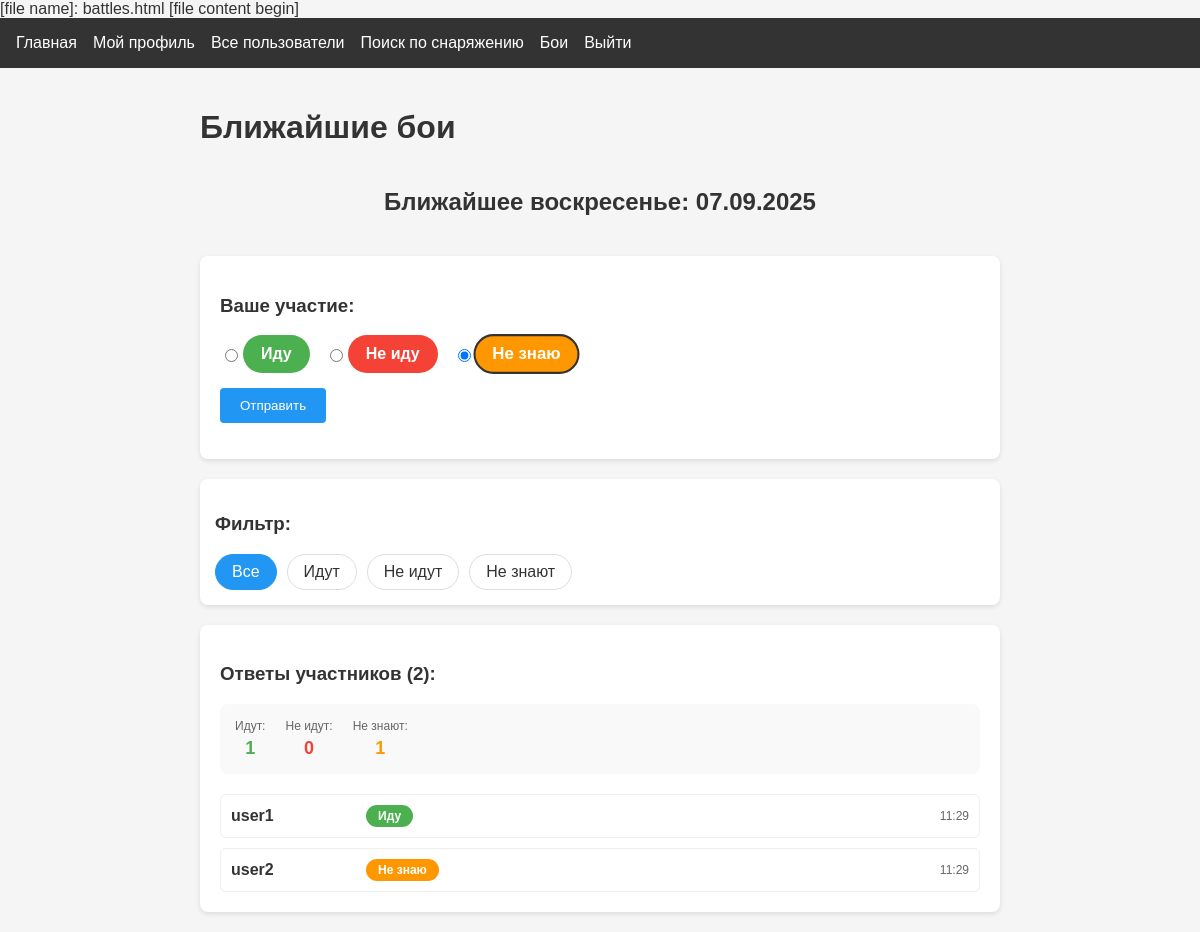
Page /battles (signed in) on the committed database.
### app.py (models this page shows)
class BattleResponse(db.Model):
    id = db.Column(db.Integer, primary_key=True)
    user_id = db.Column(db.Integer, db.ForeignKey("user.id"), nullable=False)
    battle_date = db.Column(db.Date, nullable=False)
    status = db.Column(db.String(20), nullable=False)  # going, not_going, maybe
    created_at = db.Column(db.DateTime, default=datetime.utcnow)
    __table_args__ = (db.UniqueConstraint('user_id', 'battle_date', name='_user_battle_uc'),)

class User(db.Model, UserMixin):
    id = db.Column(db.Integer, primary_key=True)
    username = db.Column(db.String(80), unique=True, nullable=False)
    password = db.Column(db.String(120), nullable=False)
    weapon_class = db.Column(db.String(20), default="sword_buckler")
    age = db.Column(db.Integer)
    real_name = db.Column(db.String(100))
    has_longsword = db.Column(db.Boolean, default=False)
    longsword_since = db.Column(db.Date)
    has_rapier = db.Column(db.Boolean, default=False)
    rapier_since = db.Column(db.Date)
    has_sabre = db.Column(db.Boolean, default=False)
    sabre_since = db.Column(db.Date)
    has_sword_buckler = db.Column(db.Boolean, default=False)
    sword_buckler_since = db.Column(db.Date)
    items = db.relationship(
        "InventoryItem", backref="user", lazy=True, cascade="all, delete-orphan"
    )
    battle_responses = db.relationship("BattleResponse", backref="user", lazy=True)

### app.py (the view, shortened to what this page needs)
@app.route("/battles", methods=["GET", "POST"])
@login_required
def battles():
    next_sunday = get_next_sunday()
    filter_status = request.args.get("filter", "all")
    responses = BattleResponse.query.filter_by(battle_date=next_sunday).all()
    if filter_status != "all":
        responses = [r for r in responses if r.status == filter_status]
    user_response = BattleResponse.query.filter_by(
        user_id=current_user.id,
        battle_date=next_sunday
    ).first()
    return render_template(
        "battles.html",
        next_sunday=next_sunday,
        responses=responses,
        user_response=user_response,
        filter_status=filter_status
    )

### app.py (called while the page is built)
@login_manager.user_loader
def load_user(user_id):
    return User.query.get(int(user_id))

def get_next_sunday():
    today = date.today()
    days_until_sunday = (6 - today.weekday()) % 7
    if days_until_sunday == 0:
        days_until_sunday = 7
    return today + timedelta(days=days_until_sunday)

### templates/battles.html (shortened to what this page needs)
{% extends "base.html" %}
{% block content %}
<div class="battles-container">
    <h1>Ближайшие бои</h1>
    <div class="battle-date">
        <h2>Ближайшее воскресенье: {{ next_sunday.strftime('%d.%m.%Y') }}</h2>
    </div>
    <div class="response-form">
        <h3>Ваше участие:</h3>
        <form method="POST">
            <div class="response-options">
                <label class="response-option">
                    <input type="radio" name="status" value="going"
                           {% if user_response and user_response.status == 'going' %}checked{% endif %}>
                    <span class="status-indicator going">Иду</span>
                </label>
                <label class="response-option">
                    <input type="radio" name="status" value="not_going"
                           {% if user_response and user_response.status == 'not_going' %}checked{% endif %}>
                    <span class="status-indicator not-going">Не иду</span>
                </label>
                <label class="response-option">
                    <input type="radio" name="status" value="maybe"
                           {% if user_response and user_response.status == 'maybe' %}checked{% endif %}>
                    <span class="status-indicator maybe">Не знаю</span>
                </label>
            </div>
            <button type="submit" class="btn submit-btn">Отправить</button>
        </form>
    </div>
    <div class="filters">
        <h3>Фильтр:</h3>
        <div class="filter-options">
            <a href="{{ url_for('battles', filter='all') }}"
               class="filter-btn {% if filter_status == 'all' %}active{% endif %}">Все</a>
            <a href="{{ url_for('battles', filter='going') }}"
               class="filter-btn {% if filter_status == 'going' %}active{% endif %}">Идут</a>
            <a href="{{ url_for('battles', filter='not_going') }}"
               class="filter-btn {% if filter_status == 'not_going' %}active{% endif %}">Не идут</a>
            <a href="{{ url_for('battles', filter='maybe') }}"
               class="filter-btn {% if filter_status == 'maybe' %}active{% endif %}">Не знают</a>
        </div>
    </div>
    <div class="responses-list">
        <h3>Ответы участников ({{ responses|length }}):</h3>
        <div class="stats">
            <div class="stat">
                <span class="stat-label">Идут:</span>
                <span class="stat-count going">
                    {{ responses|selectattr('status', 'equalto', 'going')|list|length }}
                </span>
            </div>
            <div class="stat">
                <span class="stat-label">Не идут:</span>
                <span class="stat-count not-going">
                    {{ responses|selectattr('status', 'equalto', 'not_going')|list|length }}
                </span>
            </div>
            <div class="stat">
                <span class="stat-label">Не знают:</span>
                <span class="stat-count maybe">
                    {{ responses|selectattr('status', 'equalto', 'maybe')|list|length }}
                </span>
            </div>
        </div>
        <div class="users-list">
            {% for response in responses %}
            <div class="user-response">
                <a href="{{ url_for('view_profile', username=response.user.username) }}"
                   class="username-link" title="Перейти к профилю">
                    <span class="username">{{ response.user.username }}</span>
                </a>
                <span class="status-badge {{ response.status }}">
                    {% if response.status == 'going' %}Иду
                    {% elif response.status == 'not_going' %}Не иду
                    {% else %}Не знаю
                    {% endif %}
                </span>
                <span class="response-time">{{ response.created_at.strftime('%H:%M') }}</span>
            </div>
            {% else %}
            <p class="no-responses">Пока нет ответов</p>
            {% endfor %}
        </div>
    </div>
</div>
{% endblock %}

### static/css/style.css (style rules this page uses)
body { font-family: 'Arial', sans-serif; margin: 0; padding: 0; background-color: #f5f5f5; color: #333; }
.btn { display: inline-block; padding: 0.5rem 1rem; background-color: #4CAF50; color: white; text-decoration: none; border-radius: 4px; }
.username { font-weight: bold; }
.btn { padding: 10px 15px; border-radius: 4px; cursor: pointer; text-decoration: none; }

### templates/battles.html (style rules this page uses)
.battles-container { max-width: 800px; margin: 0 auto; padding: 20px; }
.battle-date { background: #f5f5f5; padding: 20px; border-radius: 8px; margin-bottom: 20px; text-align: center; }
.battle-date h2 { margin: 0; color: #333; }
.response-form { background: white; padding: 20px; border-radius: 8px; margin-bottom: 20px; box-shadow: 0 2px 5px rgba(0,0,0,0.1); }
.response-options { display: flex; gap: 15px; margin-bottom: 15px; flex-wrap: wrap; }
.response-option { display: flex; align-items: center; cursor: pointer; }
.response-option input[type="radio"] { margin-right: 5px; }
.status-indicator { padding: 8px 16px; border-radius: 20px; font-weight: bold; border: 2px solid transparent; }
.status-indicator.going { background-color: #4CAF50; color: white; }
.status-indicator.not-going { background-color: #f44336; color: white; }
.status-indicator.maybe { background-color: #ff9800; color: white; }
.response-option input[type="radio"]:checked + .status-indicator { border-color: #333; transform: scale(1.05); }
.submit-btn { background-color: #2196F3; color: white; padding: 10px 20px; border: none; border-radius: 4px; cursor: pointer; }
.filters { background: white; padding: 15px; border-radius: 8px; margin-bottom: 20px; box-shadow: 0 2px 5px rgba(0,0,0,0.1); }
.filter-options { display: flex; gap: 10px; flex-wrap: wrap; }
.filter-btn { padding: 8px 16px; border: 1px solid #ddd; border-radius: 20px; text-decoration: none; color: #333; transition: all 0.3s; }
.filter-btn.active, .filter-btn:hover { background-color: #2196F3; color: white; border-color: #2196F3; }
.responses-list { background: white; padding: 20px; border-radius: 8px; box-shadow: 0 2px 5px rgba(0,0,0,0.1); }
.stats { display: flex; gap: 20px; margin-bottom: 20px; padding: 15px; background: #f9f9f9; border-radius: 8px; }
.stat { display: flex; flex-direction: column; align-items: center; }
.stat-label { font-size: 12px; color: #666; margin-bottom: 5px; }
.stat-count { font-size: 18px; font-weight: bold; }
.stat-count.going { color: #4CAF50; }
.stat-count.not-going { color: #f44336; }
.stat-count.maybe { color: #ff9800; }
.users-list { display: flex; flex-direction: column; gap: 10px; }
.user-response { display: flex; align-items: center; gap: 15px; padding: 10px; border: 1px solid #eee; border-radius: 6px; transition: background-color 0.2s; }
.username-link { text-decoration: none; color: inherit; min-width: 120px; }
.username { font-weight: bold; transition: color 0.2s; }
.status-badge { padding: 4px 12px; border-radius: 12px; font-size: 12px; font-weight: bold; color: white; }
.status-badge.going { background-color: #4CAF50; }
.status-badge.maybe { background-color: #ff9800; }
.response-time { margin-left: auto; color: #666; font-size: 12px; }

### rows in the picture
BattleResponse: status "☐ Иду", status "☐ Не иду", status "☑ Не знаю", user.username "user2", created_at "11:29"
BattleResponse: user.username "user1", status "Иду", created_at "11:29"

### other values in the picture
{{ next_sunday.strftime('%d.%m.%Y') }} "07.09.2025"
{{ responses|length }} "2"
{{ responses|selectattr('status', 'equalto', 'going')|list|length }} "1"
{{ responses|selectattr('status', 'equalto', 'not_going')|list|length }} "0"
{{ responses|selectattr('status', 'equalto', 'maybe')|list|length }} "1"
